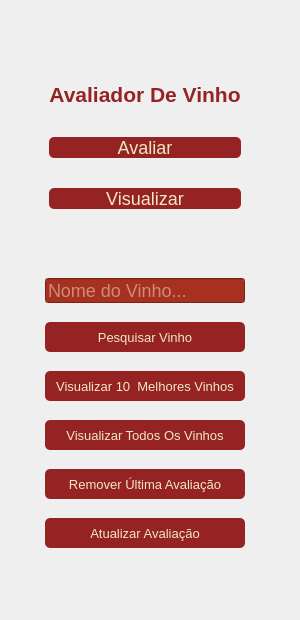
    <widget class="QWidget" name="page_visualizar">
     <widget class="QWidget" name="layoutWidget_2">
      <property name="geometry">
       <rect>
        <x>0</x>
        <y>0</y>
        <width>291</width>
        <height>611</height>
       </rect>
      </property>
      <layout class="QGridLayout" name="gridLayout" rowstretch="3,7">
       <item row="0" column="0">
        <layout class="QVBoxLayout" name="menu_btn">
         <property name="spacing">
          <number>30</number>
         </property>
         <property name="leftMargin">
          <number>30</number>
         </property>
         <property name="topMargin">
          <number>9</number>
         </property>
         <property name="rightMargin">
          <number>30</number>
         </property>
         <item>
          <layout class="QVBoxLayout" name="verticalLayout_2">
           <item>
            <widget class="QLabel" name="title_vinho_3">
             <property name="enabled">
              <bool>true</bool>
             </property>
             <property name="sizePolicy">
              <sizepolicy hsizetype="Fixed" vsizetype="Fixed">
               <horstretch>0</horstretch>
               <verstretch>0</verstretch>
              </sizepolicy>
             </property>
             <property name="maximumSize">
              <size>
               <width>230</width>
               <height>35</height>
              </size>
             </property>
             <property name="palette">
              <palette>
               <active>
                <colorrole role="WindowText">
                 <brush brushstyle="SolidPattern">
                  <color alpha="255">
                   <red>149</red>
                   <green>35</green>
                   <blue>35</blue>
                  </color>
                 </brush>
                </colorrole>
                <colorrole role="Text">
                 <brush brushstyle="SolidPattern">
                  <color alpha="255">
                   <red>149</red>
                   <green>35</green>
                   <blue>35</blue>
                  </color>
                 </brush>
                </colorrole>
               </active>
               <inactive>
                <colorrole role="WindowText">
                 <brush brushstyle="SolidPattern">
                  <color alpha="255">
                   <red>149</red>
                   <green>35</green>
                   <blue>35</blue>
                  </color>
                 </brush>
                </colorrole>
                <colorrole role="Text">
                 <brush brushstyle="SolidPattern">
                  <color alpha="255">
                   <red>149</red>
                   <green>35</green>
                   <blue>35</blue>
                  </color>
                 </brush>
                </colorrole>
               </inactive>
               <disabled>
                <colorrole role="WindowText">
                 <brush brushstyle="SolidPattern">
                  <color alpha="255">
                   <red>120</red>
                   <green>120</green>
                   <blue>120</blue>
                  </color>
                 </brush>
                </colorrole>
                <colorrole role="Text">
                 <brush brushstyle="SolidPattern">
                  <color alpha="255">
                   <red>120</red>
                   <green>120</green>
                   <blue>120</blue>
                  </color>
                 </brush>
                </colorrole>
               </disabled>
              </palette>
             </property>
             <property name="font">
              <font>
               <pointsize>16</pointsize>
               <weight>75</weight>
               <bold>true</bold>
              </font>
             </property>
             <property name="layoutDirection">
              <enum>Qt::LeftToRight</enum>
             </property>
             <property name="styleSheet">
              <string notr="true"/>
             </property>
             <property name="frameShadow">
              <enum>QFrame::Plain</enum>
             </property>
             <property name="lineWidth">
              <number>0</number>
             </property>
             <property name="text">
              <string>Avaliador De Vinho</string>
             </property>
             <property name="textFormat">
              <enum>Qt::AutoText</enum>
             </property>
             <property name="alignment">
              <set>Qt::AlignBottom|Qt::AlignHCenter</set>
             </property>
            </widget>
           </item>
          </layout>
         </item>
         <item>
          <widget class="QPushButton" name="avaliar_btn_visualizar">
           <property name="font">
            <font>
             <pointsize>-1</pointsize>
            </font>
           </property>
           <property name="styleSheet">
            <string notr="true">QPushButton{
border-radius:5px;
color: #F2E8C6;
background-color: #952323;
font-size: 18px
}</string>
           </property>
           <property name="text">
            <string>Avaliar</string>
           </property>
          </widget>
         </item>
         <item>
          <widget class="QPushButton" name="visualizar_btn_visualizar">
           <property name="palette">
            <palette>
             <active>
              <colorrole role="WindowText">
               <brush brushstyle="SolidPattern">
                <color alpha="255">
                 <red>242</red>
                 <green>232</green>
                 <blue>198</blue>
                </color>
               </brush>
              </colorrole>
              <colorrole role="Button">
               <brush brushstyle="SolidPattern">
                <color alpha="255">
                 <red>149</red>
                 <green>35</green>
                 <blue>35</blue>
                </color>
               </brush>
              </colorrole>
              <colorrole role="Text">
               <brush brushstyle="SolidPattern">
                <color alpha="255">
                 <red>242</red>
                 <green>232</green>
                 <blue>198</blue>
                </color>
               </brush>
              </colorrole>
              <colorrole role="ButtonText">
               <brush brushstyle="SolidPattern">
                <color alpha="255">
                 <red>242</red>
                 <green>232</green>
                 <blue>198</blue>
                </color>
               </brush>
              </colorrole>
              <colorrole role="Base">
               <brush brushstyle="SolidPattern">
                <color alpha="255">
                 <red>149</red>
                 <green>35</green>
                 <blue>35</blue>
                </color>
               </brush>
              </colorrole>
              <colorrole role="Window">
               <brush brushstyle="SolidPattern">
                <color alpha="255">
                 <red>149</red>
                 <green>35</green>
                 <blue>35</blue>
                </color>
               </brush>
              </colorrole>
             </active>
             <inactive>
              <colorrole role="WindowText">
               <brush brushstyle="SolidPattern">
                <color alpha="255">
                 <red>242</red>
                 <green>232</green>
                 <blue>198</blue>
                </color>
               </brush>
              </colorrole>
              <colorrole role="Button">
               <brush brushstyle="SolidPattern">
                <color alpha="255">
                 <red>149</red>
                 <green>35</green>
                 <blue>35</blue>
                </color>
               </brush>
              </colorrole>
              <colorrole role="Text">
               <brush brushstyle="SolidPattern">
                <color alpha="255">
                 <red>242</red>
                 <green>232</green>
                 <blue>198</blue>
                </color>
               </brush>
              </colorrole>
              <colorrole role="ButtonText">
               <brush brushstyle="SolidPattern">
                <color alpha="255">
                 <red>242</red>
                 <green>232</green>
                 <blue>198</blue>
                </color>
               </brush>
              </colorrole>
              <colorrole role="Base">
               <brush brushstyle="SolidPattern">
                <color alpha="255">
                 <red>149</red>
                 <green>35</green>
                 <blue>35</blue>
                </color>
               </brush>
              </colorrole>
              <colorrole role="Window">
               <brush brushstyle="SolidPattern">
                <color alpha="255">
                 <red>149</red>
                 <green>35</green>
                 <blue>35</blue>
                </color>
               </brush>
              </colorrole>
             </inactive>
             <disabled>
              <colorrole role="WindowText">
               <brush brushstyle="SolidPattern">
                <color alpha="255">
                 <red>242</red>
                 <green>232</green>
                 <blue>198</blue>
                </color>
               </brush>
              </colorrole>
              <colorrole role="Button">
               <brush brushstyle="SolidPattern">
                <color alpha="255">
                 <red>149</red>
                 <green>35</green>
                 <blue>35</blue>
                </color>
               </brush>
              </colorrole>
              <colorrole role="Text">
               <brush brushstyle="SolidPattern">
                <color alpha="255">
                 <red>242</red>
                 <green>232</green>
                 <blue>198</blue>
                </color>
               </brush>
              </colorrole>
              <colorrole role="ButtonText">
               <brush brushstyle="SolidPattern">
                <color alpha="255">
                 <red>242</red>
                 <green>232</green>
                 <blue>198</blue>
                </color>
               </brush>
              </colorrole>
              <colorrole role="Base">
               <brush brushstyle="SolidPattern">
                <color alpha="255">
                 <red>149</red>
                 <green>35</green>
                 <blue>35</blue>
                </color>
               </brush>
              </colorrole>
              <colorrole role="Window">
               <brush brushstyle="SolidPattern">
                <color alpha="255">
                 <red>149</red>
                 <green>35</green>
                 <blue>35</blue>
                </color>
               </brush>
              </colorrole>
             </disabled>
            </palette>
           </property>
           <property name="font">
            <font>
             <pointsize>-1</pointsize>
            </font>
           </property>
           <property name="styleSheet">
            <string notr="true">QPushButton{
border-radius:5px;
color: #F2E8C6;
background-color: #952323;
font-size: 18px
}</string>
           </property>
           <property name="text">
            <string>Visualizar</string>
           </property>
          </widget>
         </item>
        </layout>
       </item>
       <item row="1" column="0">
        <layout class="QGridLayout" name="gridLayout_4" rowstretch="0,0,0,0,0,0,0,0" columnstretch="9" columnminimumwidth="9">
         <property name="sizeConstraint">
          <enum>QLayout::SetDefaultConstraint</enum>
         </property>
         <property name="leftMargin">
          <number>15</number>
         </property>
         <property name="rightMargin">
          <number>15</number>
         </property>
         <property name="verticalSpacing">
          <number>19</number>
         </property>
         <item row="0" column="0">
          <widget class="QLineEdit" name="input_nome">
           <property name="maximumSize">
            <size>
             <width>200</width>
             <height>25</height>
            </size>
           </property>
           <property name="styleSheet">
            <string notr="true">QLineEdit{
color: #F2E8C6;
background-color: #A73121;
font-size: 18px
}</string>
           </property>
           <property name="placeholderText">
            <string>Nome do Vinho...</string>
           </property>
          </widget>
         </item>
         <item row="5" column="0">
          <widget class="QPushButton" name="todos_vinhos_btn">
           <property name="maximumSize">
            <size>
             <width>200</width>
             <height>30</height>
            </size>
           </property>
           <property name="font">
            <font>
             <pointsize>10</pointsize>
            </font>
           </property>
           <property name="styleSheet">
            <string notr="true">QPushButton{
border-radius:5px;
color: #F2E8C6;
background-color: #952323
}</string>
           </property>
           <property name="text">
            <string>Visualizar Todos Os Vinhos</string>
           </property>
          </widget>
         </item>
         <item row="6" column="0">
          <widget class="QPushButton" name="remover_btn">
           <property name="maximumSize">
            <size>
             <width>200</width>
             <height>30</height>
            </size>
           </property>
           <property name="font">
            <font>
             <pointsize>10</pointsize>
            </font>
           </property>
           <property name="styleSheet">
            <string notr="true">QPushButton{
border-radius:5px;
color: #F2E8C6;
background-color: #952323
}</string>
           </property>
           <property name="text">
            <string>Remover Última Avaliação</string>
           </property>
          </widget>
         </item>
         <item row="7" column="0">
          <widget class="QPushButton" name="update_btn">
           <property name="maximumSize">
            <size>
             <width>200</width>
             <height>30</height>
            </size>
           </property>
           <property name="font">
            <font>
             <pointsize>10</pointsize>
            </font>
           </property>
           <property name="styleSheet">
            <string notr="true">QPushButton{
border-radius:5px;
color: #F2E8C6;
background-color: #952323
}</string>
           </property>
           <property name="text">
            <string>Atualizar Avaliação</string>
           </property>
          </widget>
         </item>
         <item row="4" column="0">
          <widget class="QPushButton" name="top10_btn">
           <property name="maximumSize">
            <size>
             <width>200</width>
             <height>30</height>
            </size>
           </property>
           <property name="font">
            <font>
             <pointsize>10</pointsize>
            </font>
           </property>
           <property name="styleSheet">
            <string notr="true">QPushButton{
border-radius:5px;
color: #F2E8C6;
background-color: #952323
}</string>
           </property>
           <property name="text">
            <string>Visualizar 10  Melhores Vinhos</string>
           </property>
          </widget>
         </item>
         <item row="1" column="0">
          <widget class="QPushButton" name="pesquisar_vinho_btn">
           <property name="sizePolicy">
            <sizepolicy hsizetype="Expanding" vsizetype="Fixed">
             <horstretch>0</horstretch>
             <verstretch>0</verstretch>
            </sizepolicy>
           </property>
           <property name="maximumSize">
            <size>
             <width>200</width>
             <height>30</height>
            </size>
           </property>
           <property name="font">
            <font>
             <pointsize>10</pointsize>
            </font>
           </property>
           <property name="contextMenuPolicy">
            <enum>Qt::ActionsContextMenu</enum>
           </property>
           <property name="layoutDirection">
            <enum>Qt::LeftToRight</enum>
           </property>
           <property name="styleSheet">
            <string notr="true">QPushButton{
border-radius:5px;
color: #F2E8C6;
background-color: #952323
}</string>
           </property>
           <property name="inputMethodHints">
            <set>Qt::ImhNone</set>
           </property>
           <property name="text">
            <string>Pesquisar Vinho</string>
           </property>
          </widget>
         </item>
        </layout>
       </item>
      </layout>
     </widget>
    </widget>
